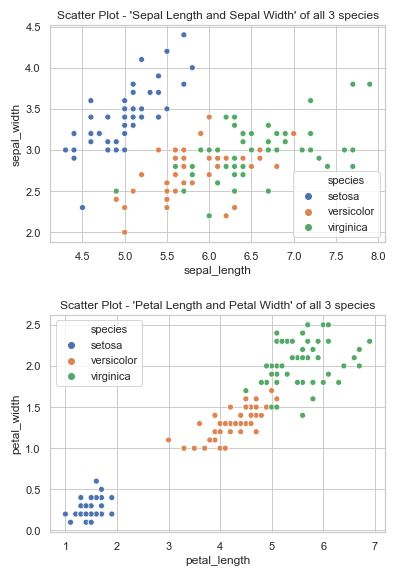

Generate this figure with Python:
#%%

# Etem Kaya 12-Apr-2019
# Iris Data Set Project.
# Scatterplots of Iris Dataset

# import pandas, seaborn and matplotlib libraries
import pandas as pd
import seaborn as sns
import matplotlib.pyplot as plt

# import iris dataset with Pandas
f = pd.read_csv("iris.csv")

# set the key parameters for the 'Sepal Lenght' scatter plot
ax = sns.scatterplot(x="sepal_length", y="sepal_width", hue="species", data=f)
# set the title of the scatter plot
plt.title("Scatter Plot - 'Sepal Length and Sepal Width' of all 3 species")
plt.show()

# set the key parameters for the 'Sepal Width' scatter plot
ax = sns.scatterplot(x="petal_length", y="petal_width", hue="species", data=f)
# set the title of the scatter plot
plt.title("Scatter Plot - 'Petal Length and Petal Width' of all 3 species")
plt.show()
